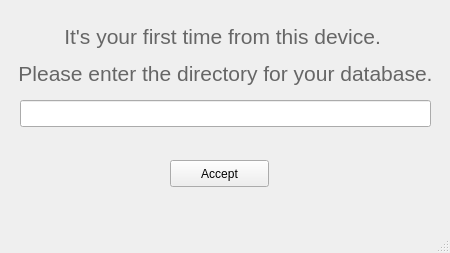
<?xml version="1.0" encoding="UTF-8"?>
<ui version="4.0">
 <class>MainWindow</class>
 <widget class="QMainWindow" name="MainWindow">
  <property name="geometry">
   <rect>
    <x>0</x>
    <y>0</y>
    <width>450</width>
    <height>253</height>
   </rect>
  </property>
  <property name="windowTitle">
   <string>Directory</string>
  </property>
  <widget class="QWidget" name="centralwidget">
   <widget class="QLabel" name="label_3">
    <property name="geometry">
     <rect>
      <x>10</x>
      <y>10</y>
      <width>431</width>
      <height>91</height>
     </rect>
    </property>
    <property name="text">
     <string>&lt;html&gt;&lt;head/&gt;&lt;body&gt;&lt;p align=&quot;center&quot;&gt;&lt;span style=&quot; font-size:16pt; color:#666666;&quot;&gt;It's your first time from this device. &lt;/span&gt;&lt;/p&gt;&lt;p align=&quot;center&quot;&gt;&lt;span style=&quot; font-size:16pt; color:#666666;&quot;&gt;Please enter the directory for your database.&lt;/span&gt;&lt;/p&gt;&lt;/body&gt;&lt;/html&gt;</string>
    </property>
   </widget>
   <widget class="QLineEdit" name="directory">
    <property name="geometry">
     <rect>
      <x>20</x>
      <y>100</y>
      <width>411</width>
      <height>27</height>
     </rect>
    </property>
   </widget>
   <widget class="QPushButton" name="acceptButton">
    <property name="geometry">
     <rect>
      <x>170</x>
      <y>160</y>
      <width>99</width>
      <height>27</height>
     </rect>
    </property>
    <property name="text">
     <string>Accept</string>
    </property>
   </widget>
  </widget>
  <widget class="QMenuBar" name="menubar">
   <property name="geometry">
    <rect>
     <x>0</x>
     <y>0</y>
     <width>450</width>
     <height>25</height>
    </rect>
   </property>
  </widget>
  <widget class="QStatusBar" name="statusbar"/>
 </widget>
 <resources/>
 <connections/>
</ui>
